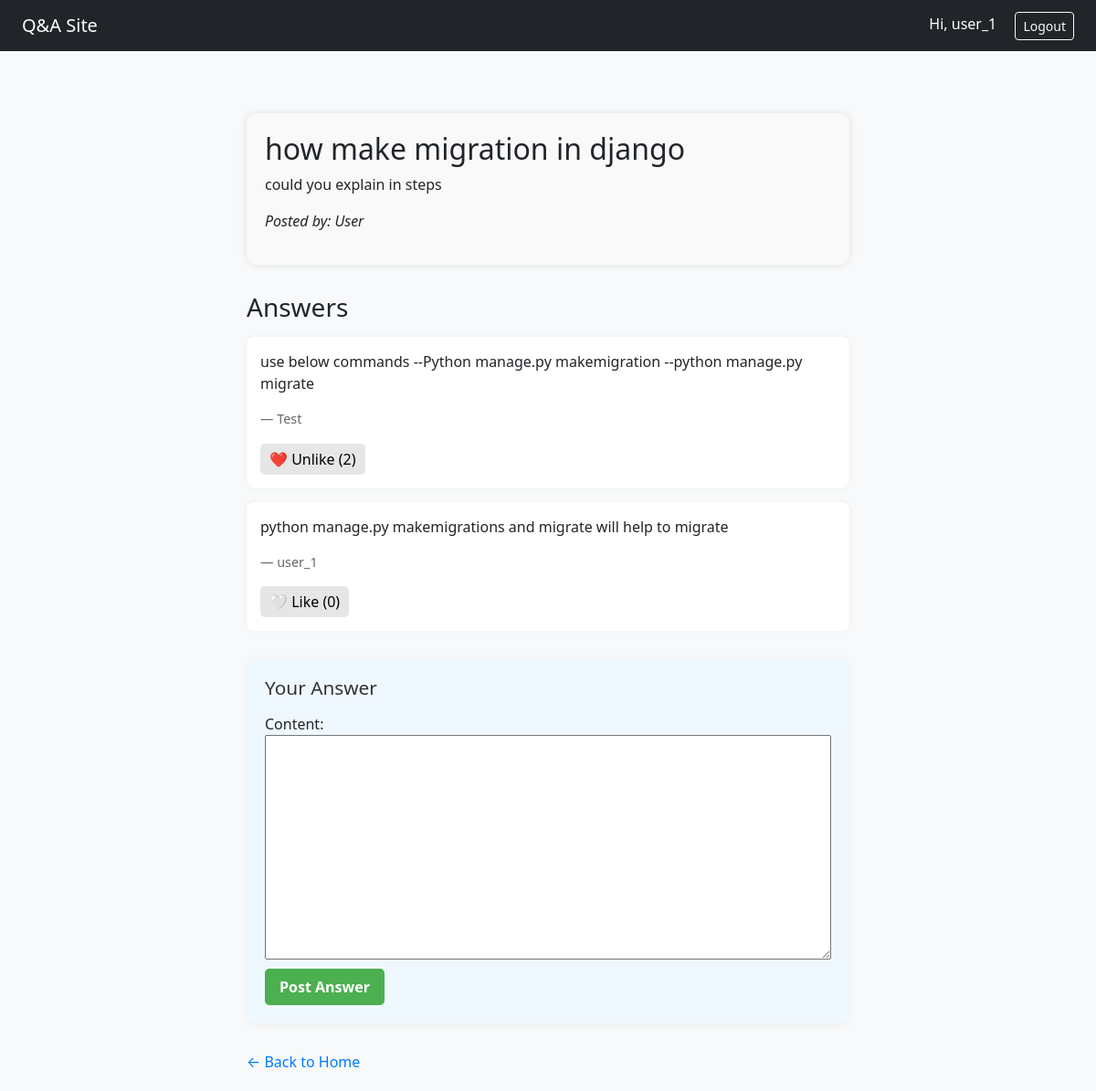
Screenshot of /question/2/ (signed in) with the database file from the repository.
### app/models.py (models this page shows, shortened)
class Question(models.Model):
    id = models.AutoField(primary_key=True)
    user = models.ForeignKey(User, on_delete=models.CASCADE)
    title = models.CharField(max_length=255)
    content = models.TextField(blank=True, null=True)
    created_at = models.DateTimeField(auto_now_add=True)

class Answer(models.Model):
    id = models.AutoField(primary_key=True)
    user = models.ForeignKey(User, on_delete=models.CASCADE)
    question = models.ForeignKey(Question, on_delete=models.CASCADE, related_name='answers')
    content = models.TextField()
    likes = models.ManyToManyField(User, related_name='liked_answers', blank=True)
    created_at = models.DateTimeField(auto_now_add=True)

### app/views.py (the view)
# urls.py: path('question/<int:pk>/', views.question_detail, name='question_detail'),
def question_detail(request, pk):
    question = get_object_or_404(Question, pk=pk)
    answers = question.answers.all()
    if request.method == 'POST':
        if not request.user.is_authenticated:
            return redirect('login')
        form = AnswerForm(request.POST)
        if form.is_valid():
            answer = form.save(commit=False)
            answer.user = request.user
            answer.question = question
            answer.save()
            return HttpResponseRedirect(request.path_info)
    else:
        form = AnswerForm()
    return render(request, 'app/question_detail.html', {
        'question': question,
        'answers': answers,
        'form': form
    })

### app/forms.py
class AnswerForm(forms.ModelForm):
    class Meta:
        model = Answer
        fields = ['content']

### app/templates/app/question_detail.html (shortened to what this page needs)
{% extends "app/base.html" %}
{% block content %}
<div class="container" style="max-width: 700px; margin: auto; padding: 20px;">
    <div class="question-box" style="background: #f9f9f9; padding: 20px; border-radius: 10px; box-shadow: 0px 0px 8px rgba(0,0,0,0.1);">
        <h2>{{ question.title }}</h2>
        <p>{{ question.content }}</p>
        <p style="font-style: italic;">Posted by: {{ question.user.username }}</p>
    </div>
    <div class="answers" style="margin-top: 30px;">
        <h3>Answers</h3>
        <ul style="list-style-type: none; padding-left: 0;">
            {% for ans in answers %}
                <li style="background: #fff; margin-top: 15px; padding: 15px; border-radius: 8px; box-shadow: 0px 0px 5px rgba(0,0,0,0.05);">
                    <p>{{ ans.content }}</p>
                    <p style="font-size: 0.9em; color: #666;">— {{ ans.user.username }}</p>
                    <form method="post" action="{% url 'like_answer' ans.id %}">
                        <button type="submit" style="padding: 5px 10px; background: #e6e6e6; border: none; border-radius: 5px; cursor: pointer;">
                            {% if user in ans.likes.all %}
                                ❤️ Unlike ({{ ans.likes.count }})
                            {% else %}
                                🤍 Like ({{ ans.likes.count }})
                            {% endif %}
                        </button>
                    </form>
                </li>
            {% empty %}
                <li>No answers yet.</li>
            {% endfor %}
        </ul>
    </div>
    {% if user.is_authenticated %}
    <div class="answer-form" style="margin-top: 30px; background: #f0f8ff; padding: 20px; border-radius: 10px; box-shadow: 0px 2px 8px rgba(0,0,0,0.05);">
        <h3 style="margin-bottom: 15px; font-size: 1.3em; color: #333;">Your Answer</h3>
        <form method="post" style="display: flex; flex-direction: column; gap: 10px;">
            <div style="display: flex; flex-direction: column;">
                {{ form.content.label_tag }}
                {{ form.content }}
            </div>
            <button type="submit" style="align-self: flex-start; padding: 8px 16px; background: #4CAF50; color: #fff; border: none; border-radius: 5px; font-weight: bold;">
                Post Answer
            </button>
        </form>
    </div>
{% else %}
    <p><a href="{% url 'login' %}">Login to answer</a></p>
{% endif %}
    <div style="margin-top: 30px;">
        <a href="{% url 'home' %}" style="text-decoration: none; color: #007bff;">← Back to Home</a>
    </div>
</div>
{% endblock %}

### app/templates/app/base.html (shortened to what this page needs)
<!DOCTYPE html>
<html lang="en">
<head>
    <link href="https://cdn.jsdelivr.net/npm/bootstrap@5.3.2/dist/css/bootstrap.min.css" rel="stylesheet">
</head>
<body class="bg-light">
    <nav class="navbar navbar-expand-lg navbar-dark bg-dark px-4">
        <a class="navbar-brand" href="{% url 'home' %}">Q&A Site</a>
        <div class="ms-auto">
            {% if user.is_authenticated %}
                <span class="text-white me-3">Hi, {{ user.username }}</span>
                <a href="{% url 'logout' %}" class="btn btn-outline-light btn-sm">Logout</a>
            {% else %}
                <a href="{% url 'login' %}" class="btn btn-outline-light btn-sm me-2">Login</a>
                <a href="{% url 'register' %}" class="btn btn-light btn-sm">Register</a>
            {% endif %}
        </div>
    </nav>
    <div class="container mt-5">
        {% block content %}{% endblock %}
    </div>
</body>
</html>

### rows the page displays
Question: title "how make migration in django", content "could you explain in steps", user.username "User"
Answer: content "use below commands --Python manage.py makemigration --python manage.py migrate", user.username "Test", likes.count "2"
Answer: content "python manage.py makemigrations and migrate will help to migrate", user.username "user_1", likes.count "0"

### other values shown
{{ user.username }} "user_1"
